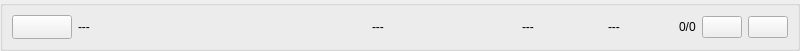
<ui version="4.0" >
 <class>TTCutVideoInfoWidget</class>
 <widget class="QWidget" name="TTCutVideoInfoWidget" >
  <property name="geometry" >
   <rect>
    <x>0</x>
    <y>0</y>
    <width>800</width>
    <height>51</height>
   </rect>
  </property>
  <property name="sizePolicy" >
   <sizepolicy vsizetype="Preferred" hsizetype="Preferred" >
    <horstretch>1</horstretch>
    <verstretch>1</verstretch>
   </sizepolicy>
  </property>
  <property name="minimumSize" >
   <size>
    <width>800</width>
    <height>50</height>
   </size>
  </property>
  <property name="maximumSize" >
   <size>
    <width>16777215</width>
    <height>60</height>
   </size>
  </property>
  <property name="baseSize" >
   <size>
    <width>400</width>
    <height>80</height>
   </size>
  </property>
  <property name="windowTitle" >
   <string>Form</string>
  </property>
  <layout class="QGridLayout" name="gridLayout_2" >
   <property name="margin" >
    <number>0</number>
   </property>
   <property name="spacing" >
    <number>0</number>
   </property>
   <item row="0" column="0" >
    <widget class="QGroupBox" name="gbVideoInfo" >
     <property name="title" >
      <string/>
     </property>
     <property name="flat" >
      <bool>false</bool>
     </property>
     <layout class="QHBoxLayout" name="horizontalLayout" >
      <item>
       <widget class="QPushButton" name="pbVideoOpen" >
        <property name="sizePolicy" >
         <sizepolicy vsizetype="Minimum" hsizetype="Minimum" >
          <horstretch>1</horstretch>
          <verstretch>1</verstretch>
         </sizepolicy>
        </property>
        <property name="minimumSize" >
         <size>
          <width>12</width>
          <height>12</height>
         </size>
        </property>
        <property name="maximumSize" >
         <size>
          <width>60</width>
          <height>32</height>
         </size>
        </property>
        <property name="baseSize" >
         <size>
          <width>100</width>
          <height>100</height>
         </size>
        </property>
        <property name="text" >
         <string/>
        </property>
        <property name="icon" >
         <iconset resource="../../ttcut_mac/ui/videofileinfowidget.qrc" >
          <normaloff>:/pixmaps/pixmaps/folder-open.png</normaloff>:/pixmaps/pixmaps/folder-open.png</iconset>
        </property>
        <property name="iconSize" >
         <size>
          <width>16</width>
          <height>16</height>
         </size>
        </property>
        <property name="autoDefault" >
         <bool>true</bool>
        </property>
        <property name="default" >
         <bool>false</bool>
        </property>
        <property name="flat" >
         <bool>false</bool>
        </property>
       </widget>
      </item>
      <item>
       <widget class="QLabel" name="videoName" >
        <property name="sizePolicy" >
         <sizepolicy vsizetype="Preferred" hsizetype="Expanding" >
          <horstretch>4</horstretch>
          <verstretch>0</verstretch>
         </sizepolicy>
        </property>
        <property name="minimumSize" >
         <size>
          <width>250</width>
          <height>0</height>
         </size>
        </property>
        <property name="sizeIncrement" >
         <size>
          <width>2</width>
          <height>0</height>
         </size>
        </property>
        <property name="text" >
         <string>---</string>
        </property>
       </widget>
      </item>
      <item>
       <widget class="QLabel" name="videoLength" >
        <property name="sizePolicy" >
         <sizepolicy vsizetype="Preferred" hsizetype="MinimumExpanding" >
          <horstretch>2</horstretch>
          <verstretch>0</verstretch>
         </sizepolicy>
        </property>
        <property name="minimumSize" >
         <size>
          <width>120</width>
          <height>0</height>
         </size>
        </property>
        <property name="maximumSize" >
         <size>
          <width>200</width>
          <height>16777215</height>
         </size>
        </property>
        <property name="text" >
         <string>---</string>
        </property>
       </widget>
      </item>
      <item>
       <widget class="QLabel" name="videoResolution" >
        <property name="sizePolicy" >
         <sizepolicy vsizetype="Preferred" hsizetype="Fixed" >
          <horstretch>0</horstretch>
          <verstretch>0</verstretch>
         </sizepolicy>
        </property>
        <property name="minimumSize" >
         <size>
          <width>80</width>
          <height>0</height>
         </size>
        </property>
        <property name="maximumSize" >
         <size>
          <width>120</width>
          <height>16777215</height>
         </size>
        </property>
        <property name="text" >
         <string>---</string>
        </property>
       </widget>
      </item>
      <item>
       <widget class="QLabel" name="videoAspectratio" >
        <property name="sizePolicy" >
         <sizepolicy vsizetype="Preferred" hsizetype="Fixed" >
          <horstretch>0</horstretch>
          <verstretch>0</verstretch>
         </sizepolicy>
        </property>
        <property name="minimumSize" >
         <size>
          <width>65</width>
          <height>0</height>
         </size>
        </property>
        <property name="maximumSize" >
         <size>
          <width>100</width>
          <height>16777215</height>
         </size>
        </property>
        <property name="text" >
         <string>---</string>
        </property>
       </widget>
      </item>
      <item>
       <widget class="QLabel" name="currentIndex" >
        <property name="text" >
         <string>0/0</string>
        </property>
       </widget>
      </item>
      <item>
       <widget class="QPushButton" name="pbPrevVideo" >
        <property name="text" >
         <string/>
        </property>
        <property name="icon" >
         <iconset resource="../../ttcut_mac/ui/videofileinfowidget.qrc" >
          <normaloff>:/pixmaps/pixmaps/goto-prev.png</normaloff>:/pixmaps/pixmaps/goto-prev.png</iconset>
        </property>
        <property name="iconSize" >
         <size>
          <width>11</width>
          <height>11</height>
         </size>
        </property>
       </widget>
      </item>
      <item>
       <widget class="QPushButton" name="pbNextVideo" >
        <property name="text" >
         <string/>
        </property>
        <property name="icon" >
         <iconset resource="../../ttcut_mac/ui/videofileinfowidget.qrc" >
          <normaloff>:/pixmaps/pixmaps/goto-next.png</normaloff>:/pixmaps/pixmaps/goto-next.png</iconset>
        </property>
        <property name="iconSize" >
         <size>
          <width>11</width>
          <height>11</height>
         </size>
        </property>
       </widget>
      </item>
     </layout>
    </widget>
   </item>
  </layout>
 </widget>
 <resources>
  <include location="../../ttcut_mac/ui/videofileinfowidget.qrc" />
 </resources>
 <connections/>
</ui>
